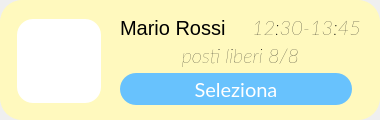
<?xml version="1.0" encoding="UTF-8"?>
<ui version="4.0">
 <class>Form</class>
 <widget class="QWidget" name="Form">
  <property name="geometry">
   <rect>
    <x>0</x>
    <y>0</y>
    <width>380</width>
    <height>120</height>
   </rect>
  </property>
  <property name="windowTitle">
   <string>Form</string>
  </property>
  <widget class="QWidget" name="selezionaTurnoGuidaWidget" native="true">
   <property name="geometry">
    <rect>
     <x>0</x>
     <y>0</y>
     <width>380</width>
     <height>120</height>
    </rect>
   </property>
   <property name="minimumSize">
    <size>
     <width>380</width>
     <height>120</height>
    </size>
   </property>
   <property name="maximumSize">
    <size>
     <width>380</width>
     <height>120</height>
    </size>
   </property>
   <property name="styleSheet">
    <string notr="true">border-radius: 22px;
background-color:#fff9be;
border-width:0px;</string>
   </property>
   <widget class="QLabel" name="immagineLabel_22">
    <property name="geometry">
     <rect>
      <x>17</x>
      <y>19</y>
      <width>84</width>
      <height>84</height>
     </rect>
    </property>
    <property name="sizePolicy">
     <sizepolicy hsizetype="MinimumExpanding" vsizetype="MinimumExpanding">
      <horstretch>0</horstretch>
      <verstretch>0</verstretch>
     </sizepolicy>
    </property>
    <property name="minimumSize">
     <size>
      <width>84</width>
      <height>84</height>
     </size>
    </property>
    <property name="maximumSize">
     <size>
      <width>84</width>
      <height>84</height>
     </size>
    </property>
    <property name="styleSheet">
     <string notr="true">border-radius: 16px;
background-color: rgba(255, 255, 255, 255);</string>
    </property>
    <property name="text">
     <string/>
    </property>
    <property name="pixmap">
     <pixmap resource="res/res.qrc">:/icons/event_available_FILL1_wght600_GRAD200_opsz48_risultato.png</pixmap>
    </property>
    <property name="scaledContents">
     <bool>true</bool>
    </property>
    <property name="alignment">
     <set>Qt::AlignCenter</set>
    </property>
    <property name="margin">
     <number>10</number>
    </property>
    <property name="indent">
     <number>10</number>
    </property>
   </widget>
   <widget class="QLabel" name="titoloLabel_9">
    <property name="geometry">
     <rect>
      <x>120</x>
      <y>12</y>
      <width>251</width>
      <height>31</height>
     </rect>
    </property>
    <property name="styleSheet">
     <string notr="true">font-size: 20px;
text-align: left;
background-color: rgba(255, 255, 255,0);
</string>
    </property>
    <property name="text">
     <string>Mario Rossi</string>
    </property>
    <property name="alignment">
     <set>Qt::AlignLeading|Qt::AlignLeft|Qt::AlignVCenter</set>
    </property>
   </widget>
   <widget class="QLabel" name="titoloLabel_10">
    <property name="geometry">
     <rect>
      <x>230</x>
      <y>12</y>
      <width>131</width>
      <height>31</height>
     </rect>
    </property>
    <property name="font">
     <font>
      <family>Lato</family>
      <pointsize>14</pointsize>
      <weight>3</weight>
      <italic>true</italic>
      <bold>false</bold>
     </font>
    </property>
    <property name="styleSheet">
     <string notr="true">font-size: 20px;
text-align: left;
background-color: rgba(255, 255, 255,0);
font: 25 italic 14pt &quot;Lato&quot;;	</string>
    </property>
    <property name="text">
     <string>12:30-13:45</string>
    </property>
    <property name="alignment">
     <set>Qt::AlignRight|Qt::AlignTrailing|Qt::AlignVCenter</set>
    </property>
   </widget>
   <widget class="QLabel" name="titoloLabel_11">
    <property name="geometry">
     <rect>
      <x>120</x>
      <y>40</y>
      <width>241</width>
      <height>31</height>
     </rect>
    </property>
    <property name="font">
     <font>
      <family>Lato</family>
      <pointsize>14</pointsize>
      <weight>3</weight>
      <italic>true</italic>
      <bold>false</bold>
     </font>
    </property>
    <property name="styleSheet">
     <string notr="true">font-size: 20px;
text-align: left;
background-color: rgba(255, 255, 255,0);
font: 25 italic 14pt &quot;Lato&quot;;	</string>
    </property>
    <property name="text">
     <string>posti liberi 8/8</string>
    </property>
    <property name="alignment">
     <set>Qt::AlignCenter</set>
    </property>
   </widget>
   <widget class="QPushButton" name="maximizeButton">
    <property name="geometry">
     <rect>
      <x>120</x>
      <y>73</y>
      <width>232</width>
      <height>32</height>
     </rect>
    </property>
    <property name="font">
     <font>
      <family>Lato</family>
      <pointsize>15</pointsize>
      <weight>50</weight>
      <italic>false</italic>
      <bold>false</bold>
     </font>
    </property>
    <property name="cursor">
     <cursorShape>PointingHandCursor</cursorShape>
    </property>
    <property name="autoFillBackground">
     <bool>false</bool>
    </property>
    <property name="styleSheet">
     <string notr="true">QPushButton{
 background-color:rgb(104, 194, 253);
 border-style: solid;
 border-radius:16px;
color: rgb(255, 255, 255);
	font: 15pt &quot;Lato&quot;;
}

QPushButton::hover{


	border-color : rgb(15, 138, 204);
	color: white;
border-width:0;
}

QPushButton::pressed{
	border-color:rgb(104, 194, 253);
	border-width:2;
	background-color : white;
	color:rgb(104, 194, 253);
}
</string>
    </property>
    <property name="text">
     <string>Seleziona</string>
    </property>
   </widget>
  </widget>
 </widget>
 <resources>
  <include location="res/res.qrc"/>
 </resources>
 <connections/>
</ui>
